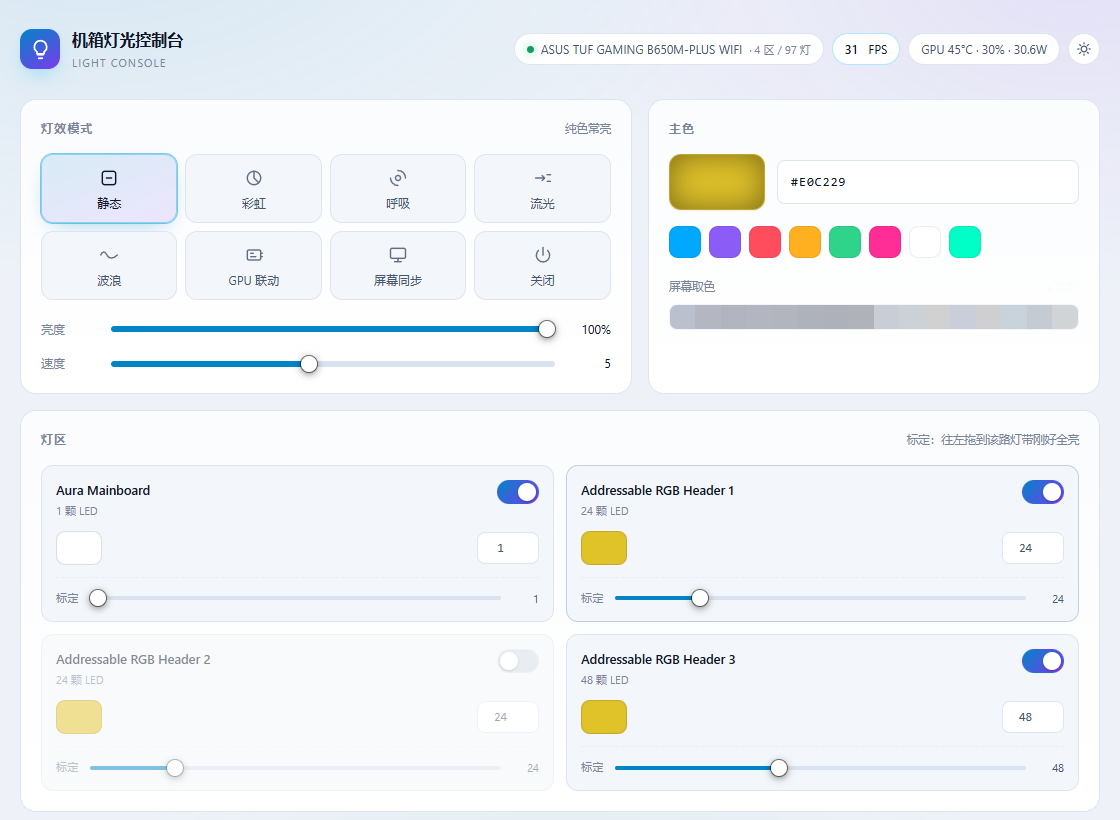
#> input picture docs/images/frames/00.png, 1120 x 820 px
$ python make_gif.py
#> lines starting #> are read from the running program, lines starting #| are printed output that depends on the picture
# -*- coding: utf-8 -*-
"""把 docs/images/frames/*.png 合成首屏 GIF（仅开发期需要 Pillow）。"""
import glob
import os
import sys

from PIL import Image

HERE = os.path.dirname(os.path.abspath(__file__))
FRAMES = os.path.join(HERE, "frames")
OUT = os.path.join(HERE, "demo.gif")

WIDTH = 880
DURATION_MS = 900
LAST_HOLD_MS = 2200


def main():
    files = sorted(glob.glob(os.path.join(FRAMES, "*.png")))
    if not files:
        sys.exit("没有帧文件，先运行抓帧步骤")

    imgs = []
    for f in files:
        im = Image.open(f).convert("RGB")
#> im is the input picture: PIL image 1120x820 RGB; mean R, G, B 239.2, 242.5, 245.9
        ratio = WIDTH / im.width
#> ratio = 0.786
        im = im.resize((WIDTH, int(im.height * ratio)), Image.LANCZOS)
#> im: PIL image 880x644 RGB
        imgs.append(im.convert("P", palette=Image.ADAPTIVE, colors=128))
        print("  %-10s -> %dx%d" % (os.path.basename(f), im.width, im.height))
#|   00.png     -> 880x644

    durations = [DURATION_MS] * (len(imgs) - 1) + [LAST_HOLD_MS]
#> durations = [900, 900, 2200]
    imgs[0].save(OUT, save_all=True, append_images=imgs[1:],
                 duration=durations, loop=0, optimize=True, disposal=2)
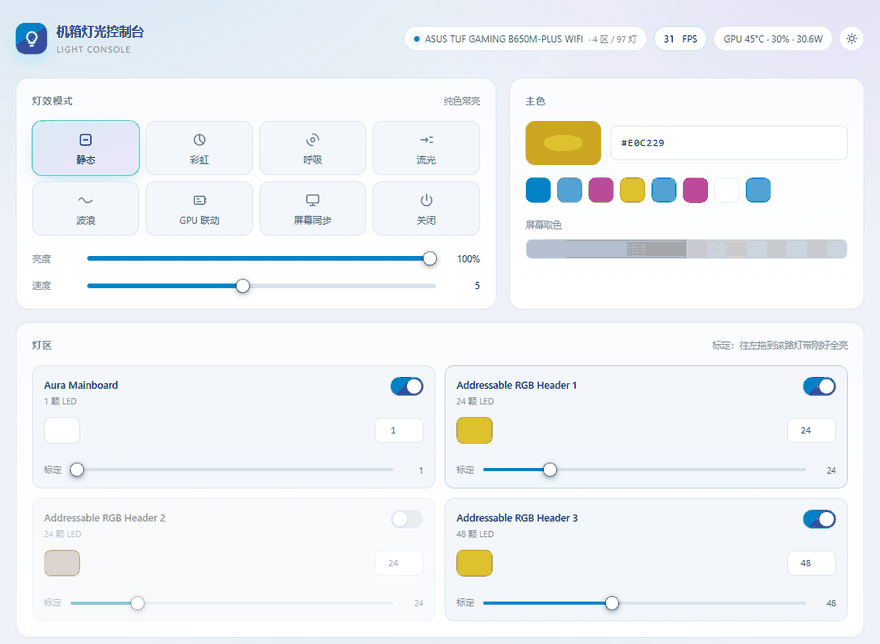
#> saved as demo.gif: PIL image 880x644 P; mean R, G, B 239, 242.5, 246

    size = os.path.getsize(OUT)
    print("\n已生成: %s" % OUT)
    print("尺寸: %dx%d  帧数: %d  体积: %.1f KB"
          % (imgs[0].width, imgs[0].height, len(imgs), size / 1024))
#| 尺寸: 880x644  帧数: 3  体积: 300.5 KB
    if size > 8 * 1024 * 1024:
        print("[!] 超过 8MB，GitHub 首屏加载会慢，建议减小 WIDTH 或减少配色数")
    return 0


if __name__ == "__main__":
    sys.exit(main())
#> (the program exits here)
